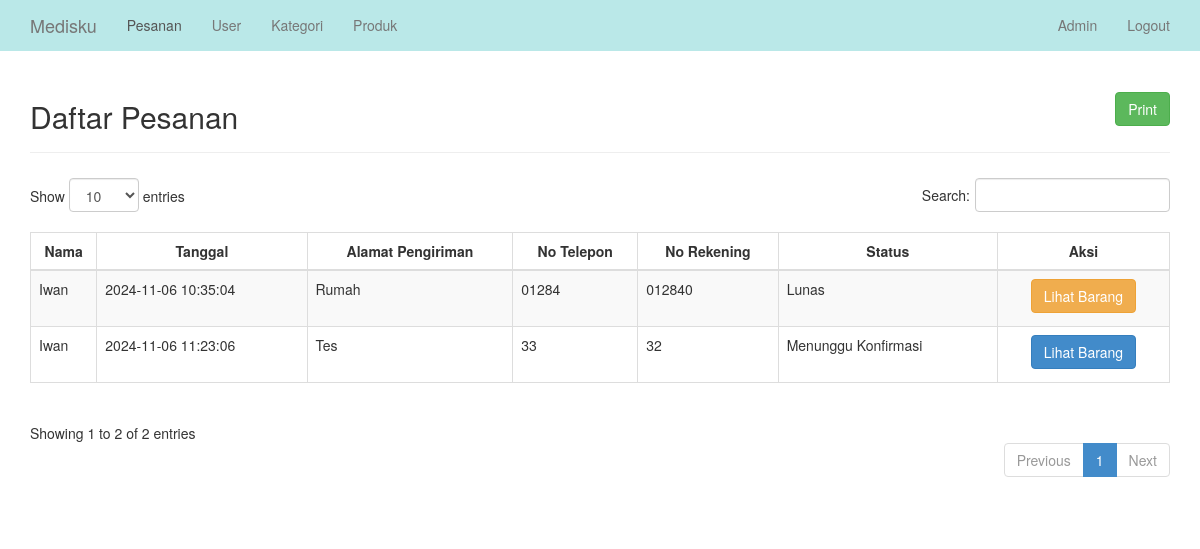
/admin/home.php (signed in), run on the app's committed database.
### tables this page shows
CREATE TABLE `transaksi` (
  `id_transaksi` int NOT NULL AUTO_INCREMENT,
  `waktu_transaksi` datetime NOT NULL,
  `subtotal` bigint NOT NULL,
  `status_transaksi` varchar(30) NOT NULL,
  `alamat` varchar(40) NOT NULL,
  `no_hp` varchar(15) NOT NULL,
  `rekening` varchar(100) NOT NULL,
  `id_pengguna` int NOT NULL,
  PRIMARY KEY (`id_transaksi`),
  KEY `id_pengguna` (`id_pengguna`),
  CONSTRAINT `transaksi_ibfk_1` FOREIGN KEY (`id_pengguna`) REFERENCES `pengguna` (`id_pengguna`)
);

CREATE TABLE `pengguna` (
  `id_pengguna` int NOT NULL AUTO_INCREMENT,
  `nama` varchar(20) NOT NULL,
  `jenis_kelamin` varchar(20) NOT NULL,
  `tgl_lahir` varchar(20) NOT NULL,
  `username` varchar(20) NOT NULL,
  `password` varchar(20) NOT NULL,
  `hak` varchar(25) NOT NULL,
  PRIMARY KEY (`id_pengguna`)
);

### admin/home.php (the view, shortened to what this page needs)
<?php
    include "../koneksi/config.php";
 ?>
<!DOCTYPE html>
<html>
<head>
    <link href="../assets/css/bootstrap.css" rel="stylesheet">
    <link href="../assets/css/datatables.css" rel="stylesheet">
    <link href="../assets/css/style.css" rel="stylesheet" />
</head>
<body>
	<nav class="navbar navbar-default navbar-fixed-top" role="navigation">
        <div class="container">
            <div class="navbar-header">
                <a class="navbar-brand" href="home.php"> Medisku </a>
            </div>
            <div class="collapse navbar-collapse" id="bs-example-navbar-collapse-1">
                <ul class="nav navbar-nav">
                    <li class="active"><a href="#">Pesanan</a></li>
                    <li><a href="pengguna.php">User</a></li>
                    <li><a href="kategori.php">Kategori</a></li>
                    <li><a href="barang.php">Produk</a></li>
                </ul>
                <ul class="nav navbar-nav navbar-right">
                    <li>
                        <a href="user.php"><?php echo ucwords($_SESSION['nama'] ) ?></a>
                    </li>
                    <li>
                        <a href="logout.php">Logout</a>
                    </li>
                </ul>
            </div>
        </div>
    </nav>
    <div class="container">
        <br><br>
        <div class="page-header" style="display: flex; justify-content: space-between; align-items: center;">
            <h2>Daftar Pesanan</h2>
            <a href="cetak_order.php" class="btn btn-success" target="_BLANK">Print</a>
        </div>
        <table id="tables" class="table table-responsive table-bordered table-striped">
            <thead>
                <tr>
                    <th style="text-align: center;">Nama</th>
                    <th style="text-align: center;">Tanggal</th>
                    <th style="text-align: center;">Alamat Pengiriman</th>
                    <th style="text-align: center;">No Telepon</th>
                    <th style="text-align: center;">No Rekening</th>
                    <th style="text-align: center;">Status</th>
                    <th style="text-align: center;">Aksi</th>
                </tr>
            </thead>
            <?php
                $sql = "select * from pengguna inner join transaksi on pengguna.id_pengguna = transaksi.id_pengguna";
                $query = mysqli_query($connect, $sql);
                while ($data = mysqli_fetch_array($query)){
                    $status = $data['status_transaksi']; ?>
                    <tr>
                        <td><?php echo ucwords($data["nama"]); ?></td>
                        <td><?php echo ucwords($data["waktu_transaksi"]); ?></td>
                        <td><?php echo ucwords($data["alamat"]); ?></td>
                        <td><?php echo ucwords($data["no_hp"]); ?></td>
                        <td><?php echo ucwords($data["rekening"]); ?></td>
                        <td>
                            <?php if($status == 'proses kirim'){ ?>
                                Menunggu Konfirmasi
                            <?php }else if($status == 'dikirim'){ ?>
                                Barang Dikirim
                            <?php }else if($status == 'lunas'){ ?>
                                Lunas
                            <?php } ?>
                        </td>
                        <td style="text-align: center;">
                        <?php if($status == 'proses kirim'){ ?>
                            <a href="lihat_barang.php?id_transaksi=<?php echo $data["id_transaksi"]; ?>" class="btn btn-primary">Lihat Barang</a>
                        <?php }else if($status == 'dikirim'){ ?>
                            <a href="lihat_barang.php?id_transaksi=<?php echo $data["id_transaksi"]; ?>" class="btn btn-success">Lihat Barang</a>
                        <?php }else if($status == 'lunas'){ ?>
                            <a href="lihat_barang.php?id_transaksi=<?php echo $data["id_transaksi"]; ?>" class="btn btn-warning">Lihat Barang</a>
                        <?php } ?>
                        </td>
                    </tr>
                <?php }
            ?>
        </table>
    </div>
</body>
</html>

### assets/css/datatables.css (style rules this page uses)
table.dataTable thead { cursor: pointer; }

### assets/css/style.css (style rules this page uses)
.btn { margin-bottom:5px; }

### data on the page
transaksi: id_pengguna.nama "Iwan", waktu_transaksi "2024-11-06 10:35:04", alamat "Rumah", no_hp "01284", rekening "012840", status_transaksi "Lunas"
transaksi: id_pengguna.nama "Iwan", waktu_transaksi "2024-11-06 11:23:06", alamat "Tes", no_hp "33", rekening "32", status_transaksi "Menunggu Konfirmasi"

### other printed values
$_SESSION['nama'] "Admin"
